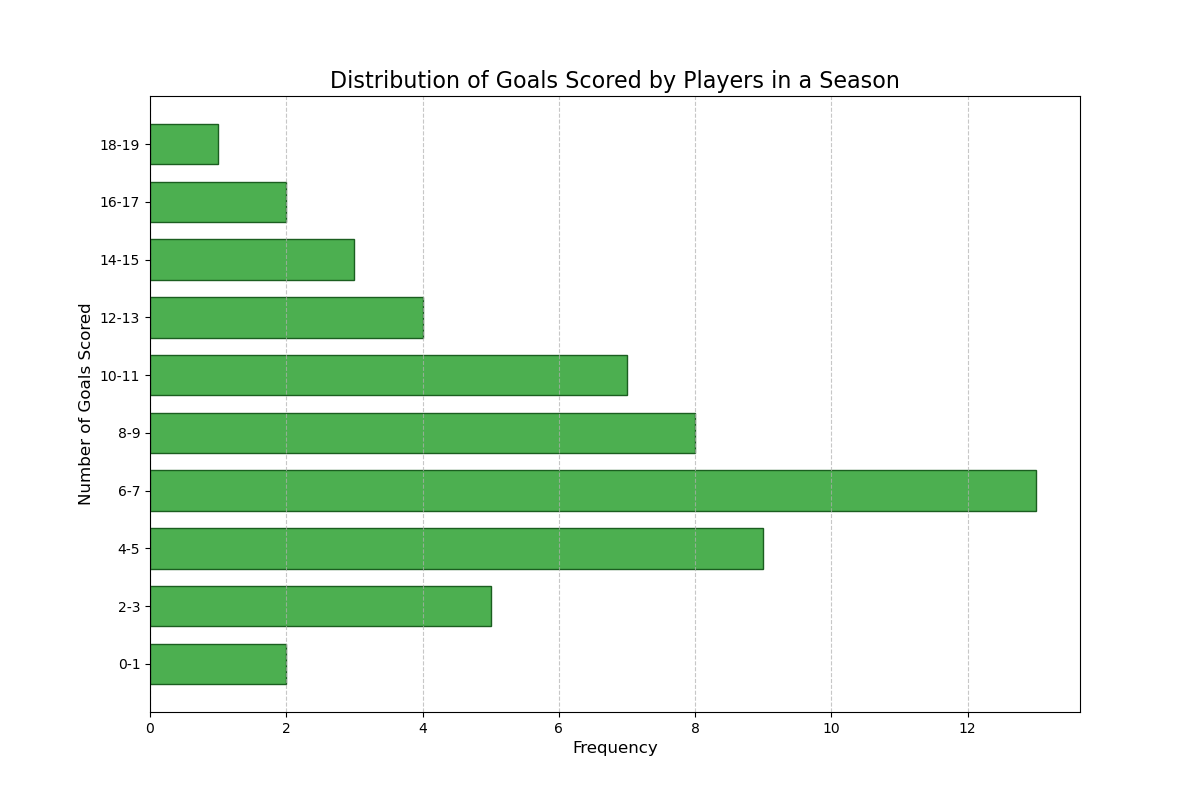

Write Python code to recreate this figure.

import matplotlib.pyplot as plt

# Data points
goal_ranges = ["0-1", "2-3", "4-5", "6-7", "8-9", "10-11", "12-13", "14-15", "16-17", "18-19"]
frequency = [2, 5, 9, 13, 8, 7, 4, 3, 2, 1]

# Modify the plot size
plt.figure(figsize=(12, 8))

# Create a horizontal histogram
plt.barh(goal_ranges, frequency, color="#4CAF50", edgecolor="#1B5E20", height=0.7)

# Customize the display
plt.ylabel('Number of Goals Scored', fontsize=12)
plt.xlabel('Frequency', fontsize=12)
plt.title('Distribution of Goals Scored by Players in a Season', fontsize=16)

# Show grid
plt.grid(axis='x', linestyle='--', alpha=0.7)

# Display the histogram
plt.show()
